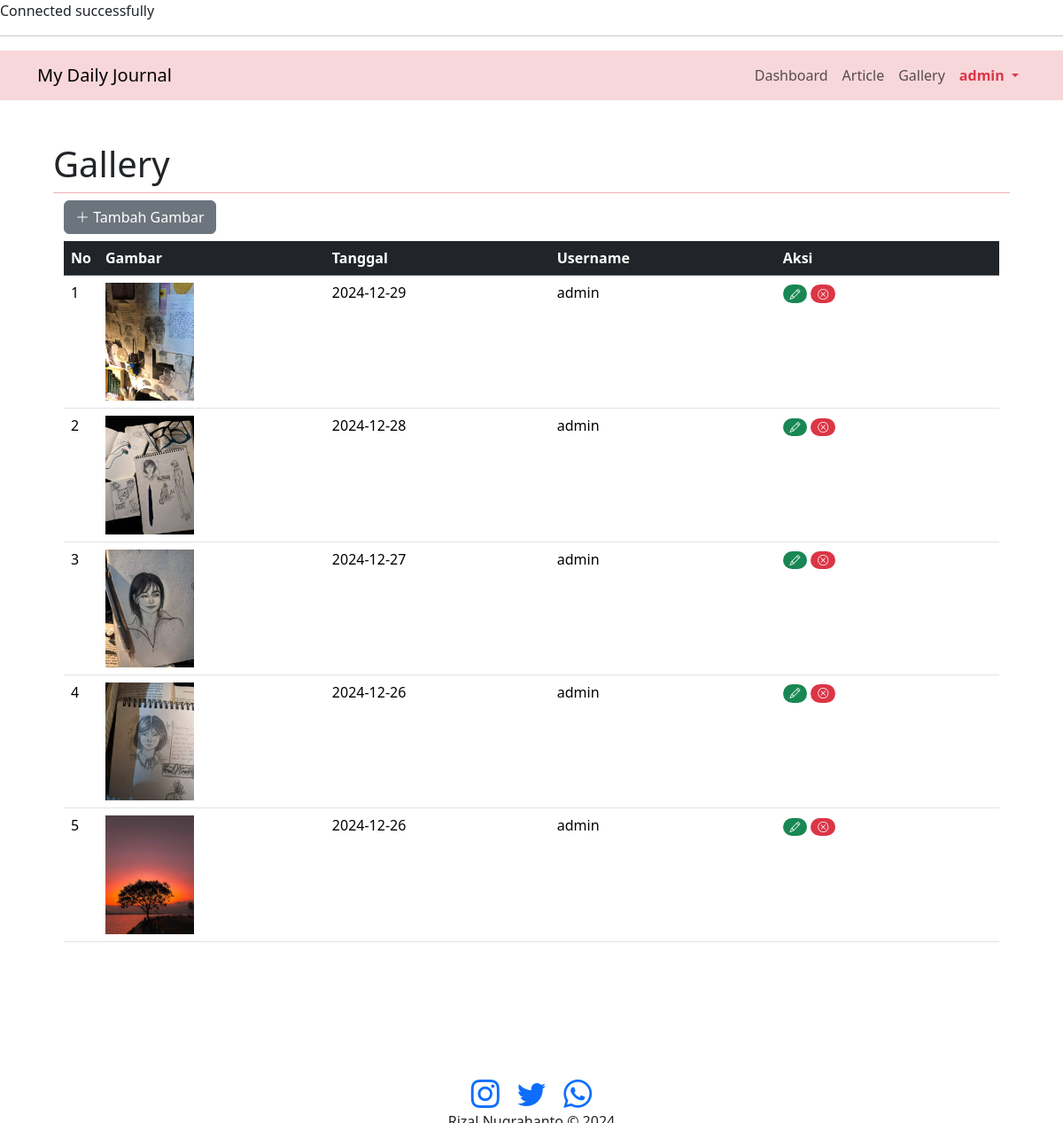
The page /admin.php?page=gallery (signed in) on the database its author committed.
### tables this page shows
CREATE TABLE `gallery` (
  `id` int(11) NOT NULL,
  `gambar` text DEFAULT NULL,
  `tanggal` date DEFAULT NULL,
  `username` varchar(50) DEFAULT NULL
);

### gallery.php (the view, shortened to what this page needs)
<div class="container">
    <button type="button" class="btn btn-secondary mb-2" data-bs-toggle="modal" data-bs-target="#modalTambah">
        <i class="bi bi-plus-lg"></i> Tambah Gambar
    </button>
    <div class="row">
        <div class="table-responsive">
            <table class="table table-hover">
                <thead class="table-dark">
                    <tr>
                        <th>No</th>
                        <th class="w-25">Gambar</th>
                        <th class="w-25">Tanggal</th>
                        <th class="w-25">Username</th>
                        <th class="w-25">Aksi</th>
                    </tr>
                </thead>
                <tbody>
                    <?php
                    $sql2 = "SELECT * FROM gallery ORDER BY tanggal DESC";
                    $hasil = $conn->query($sql2);
                    $no = 1;
                    while ($row = $hasil->fetch_assoc()) {
                    ?>
                    <tr>
                        <td><?= $no++ ?></td>
                        <td>
                            <?php
                            if ($row["gambar"] != '' && file_exists('img/' . $row["gambar"])) {
                                echo "<img src='img/{$row["gambar"]}' width='100'>";
                            }
                            ?>
                        </td>
                        <td><?= $row["tanggal"] ?></td>
                        <td><?= $row["username"] ?></td>
                        <td>
                            <a href="#" title="edit" class="badge rounded-pill text-bg-success" data-bs-toggle="modal" data-bs-target="#modalEdit<?= $row["id"] ?>"><i class="bi bi-pencil"></i></a>
                            <a href="#" title="delete" class="badge rounded-pill text-bg-danger" data-bs-toggle="modal" data-bs-target="#modalHapus<?= $row["id"] ?>"><i class="bi bi-x-circle"></i></a>
                        </td>
                    </tr>
                    <?php
                    }
                    ?>
                </tbody>
            </table>
        </div>
    </div>
</div>

### admin.php (style rules this page uses)
html { position: relative; min-height: 100%; }
body { margin-bottom: 100px; }

### rows shown on the page
gallery: gambar (picture), tanggal "2024-12-29", username "admin"
gallery: gambar (picture), tanggal "2024-12-28", username "admin"
gallery: gambar (picture), tanggal "2024-12-27", username "admin"
gallery: gambar (picture), tanggal "2024-12-26", username "admin"
gallery: gambar (picture), tanggal "2024-12-26", username "admin"

### other values the page prints
$_SESSION['username'] "admin"
$_GET['page'] "Gallery"
